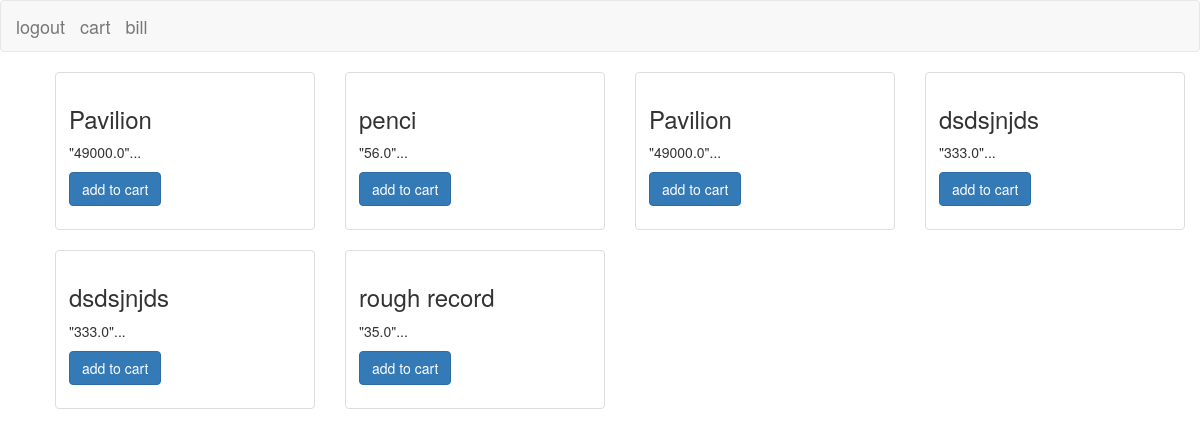
The app's page /products/ (signed in) with its own data.
### list/models.py (models this page shows, shortened)
class Product(models.Model):
    pname = models.CharField(max_length=30)
    product_id = models.AutoField(primary_key=True)
    p_short = models.CharField(max_length=10)
    price = models.FloatField()
    quantity = models.IntegerField()
    product_type = models.CharField(max_length=20)
    brand_name = models.CharField(max_length=20)
    expiry = models.IntegerField()
    expiry_month=models.DateField()
    effective_price = models.FloatField()
    mrp = models.FloatField()
    vat = models.FloatField()

### list/views.py (the view)
def IndexView(request):
    try:
        id = request.session['logid']
    except Exception:
        return render(request,'list/login.html',{'loginmessage' : 'Please Login to Continue'  })
    proList=Product.objects.all()
    usrs=User.objects.all().filter(adm_no=id)
    for u in usrs:
        a=0
    if(u.isadmin==64):
        return render(request, 'list/index_admin.html',{'proList': proList })
    return render(request, 'list/index.html',{'proList': proList })

### list/templates/list/index.html (shortened to what this page needs)
{% extends 'list/base.html' %}
{% block nav  %}
<ul>
  {% for product in proList %}
  <div class="">
    <div class="col-sm-6 col-md-3">
      <div class="thumbnail">
        <div class="caption">
          <h3>{{ product.pname }}</h3>
          <p>"{{product.price}}"...</p>
          <p><a href="{% url 'addcart' product.product_id %}" class="btn btn-primary  icon-shopping-cart" role="button">add to cart</a></p>
        </div>
      </div>
    </div>
  </div>
  {% endfor %}
{% endblock  %}

### records on screen
Product: pname "Pavilion", price "49000.0"
Product: pname "penci", price "56.0"
Product: pname "Pavilion", price "49000.0"
Product: pname "dsdsjnjds", price "333.0"
Product: pname "dsdsjnjds", price "333.0"
Product: pname "rough record", price "35.0"
